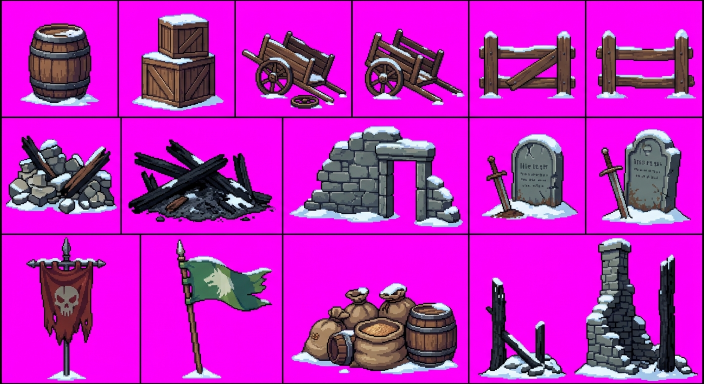
#> input picture tools/raw/props.jpeg, 1408 x 768 px (shown at 1/2 size)
$ python build-props.py
#> lines starting #> are read from the running program, lines starting #| are printed output that depends on the picture
"""Gera assets/sprites/props.png (16 props em celulas de 96x112, base no centro-baixo) a partir de tools/raw/props.jpeg.
Ordem: 0 barril, 1 caixotes, 2-3 carroca, 4-5 cerca, 6 entulho, 7 vigas queimadas, 8 muro com arco, 9-10 lapide, 11 estandarte, 12 bandeira, 13 sacos, 14 postes queimados, 15 chamine.
Uso: python tools/build-props.py"""
import os
import numpy as np
from PIL import Image

root = os.path.dirname(os.path.abspath(__file__))
src = Image.open(os.path.join(root, 'raw', 'props.jpeg')).convert('RGB')
#> src is the input picture: PIL image 1408x768 RGB; mean R, G, B 192.2, 31.7, 191.5
# (x0, y0, x1, y1, escala)
BOX = [
    (0, 0, 236, 235, 0.14), (238, 0, 470, 235, 0.14), (472, 0, 704, 235, 0.2), (706, 0, 938, 235, 0.2), (940, 0, 1172, 235, 0.2), (1174, 0, 1408, 235, 0.2),
    (0, 236, 242, 466, 0.2), (244, 236, 566, 466, 0.18), (568, 236, 936, 466, 0.22), (938, 236, 1172, 466, 0.17), (1174, 236, 1408, 466, 0.17),
    (0, 468, 280, 768, 0.22), (282, 468, 566, 768, 0.2), (568, 468, 936, 768, 0.18), (940, 468, 1146, 768, 0.2), (1148, 468, 1408, 768, 0.22)]
OUT_W, OUT_H = 96, 112

def key(img):
    a = np.asarray(img).astype(np.float32)
    r, g, b = a[..., 0], a[..., 1], a[..., 2]
    m = np.minimum(r, b) - g
    alpha = 1 - np.clip((m - 40) / 40, 0, 1)
    spill = np.clip(m, 0, None) * (1 - alpha)
    a[..., 0] = np.clip(r - spill, 0, 255); a[..., 2] = np.clip(b - spill, 0, 255)
    return Image.fromarray(np.dstack([a, alpha * 255]).astype(np.uint8), 'RGBA')

sheet = Image.new('RGBA', (OUT_W * len(BOX), OUT_H), (0, 0, 0, 0))
#> sheet: PIL image 1536x112 RGBA; every value is 0
for i, (x0, y0, x1, y1, s) in enumerate(BOX):
    c = key(src.crop((x0 + 6, y0 + 6, x1 - 6, y1 - 6)))      # tira as linhas divisorias
    A = c.getchannel('A'); bb = A.point(lambda v: 255 if v > 40 else 0).getbbox(); rows = (np.asarray(A) > 200).sum(axis=1); base = int(np.where(rows >= 0.45 * rows.max())[0].max()) + 1   # última linha com massa sólida (ignora pixels soltos)
    c = c.crop((bb[0], bb[1], bb[2], min(bb[3], base)))
    c = c.resize((max(1, round(c.width * s)), max(1, round(c.height * s))), Image.LANCZOS)
    assert c.width <= OUT_W and c.height <= OUT_H, (i, c.size)
    sheet.paste(c, (i * OUT_W + (OUT_W - c.width) // 2, OUT_H - c.height), c)
#> this loop made 16 passes
#> (bb, base) on passes 1 to 12: ((36, 41, 191, 206), 204), ((21, 22, 202, 215), 209), ((6, 57, 215, 211), 191), ((18, 52, 216, 204), 192), ((13, 56, 205, 191), 190), ((12, 52, 209, 191), 190), ((6, 30, 227, 186), 180), ((7, 38, 296, 202), 192), ((6, 11, 351, 212), 202), ((21, 26, 210, 197), 194), ((19, 17, 201, 208), 204), ((47, 2, 206, 287), 284)
#> pass 1, in key, `a = np.asarray(img).astype(np.float32)`:
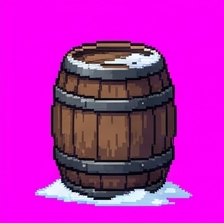
#> a: shape (223, 224, 3) float32; mean R, G, B 191.2, 30.6, 186.8
#> pass 1, in key, `r, g, b = a[..., 0], a[..., 1], a[..., 2]`:
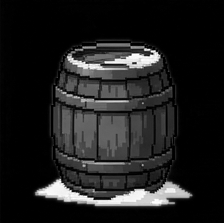
#> g: shape (223, 224) float32; min 0, max 255, mean 30.6
#> pass 1, in key, `r, g, b = a[..., 0], a[..., 1], a[..., 2]`:
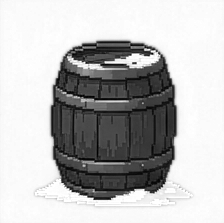
#> b: shape (223, 224) float32; min 0, max 255, mean 186.8
#> after the loop:
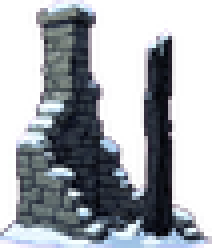
#> c: PIL image 53x62 RGBA (shown 4 times larger); mean R, G, B, A 49.2, 52.2, 60, 130.9; transparent parts drawn white
#> after the loop:
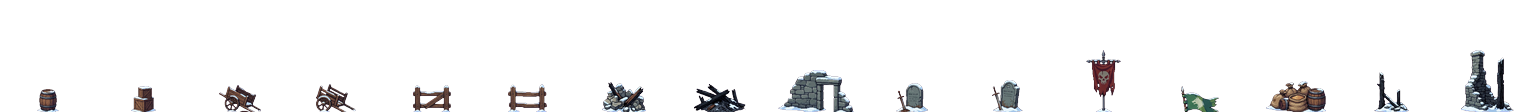
#> sheet: PIL image 1536x112 RGBA; mean R, G, B, A 6.9, 6.7, 7, 18.1; transparent parts drawn white
out = os.path.join(root, '..', 'inverno-sombrio', 'assets', 'sprites', 'props.png')
sheet.save(out); print('ok', sheet.size)
#| ok (1536, 112)
prev = Image.new('RGBA', sheet.size, (60, 90, 140, 255)); prev.alpha_composite(sheet)
#> after `prev.alpha_composite(sheet)`:
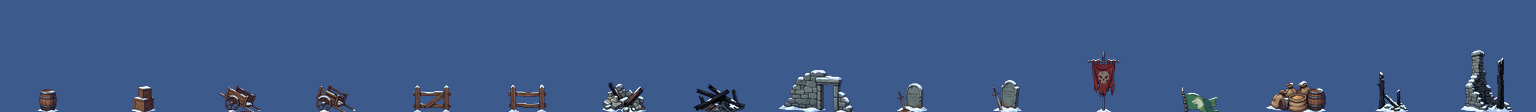
#> prev: PIL image 1536x112 RGBA; mean R, G, B, A 62.3, 89.9, 136.7, 255
prev.crop((0, 0, 768, 112)).resize((1536, 224), Image.NEAREST).save(os.path.join(root, 'raw', 'props_preview1.png'))
prev.crop((768, 0, 1536, 112)).resize((1536, 224), Image.NEAREST).save(os.path.join(root, 'raw', 'props_preview2.png'))
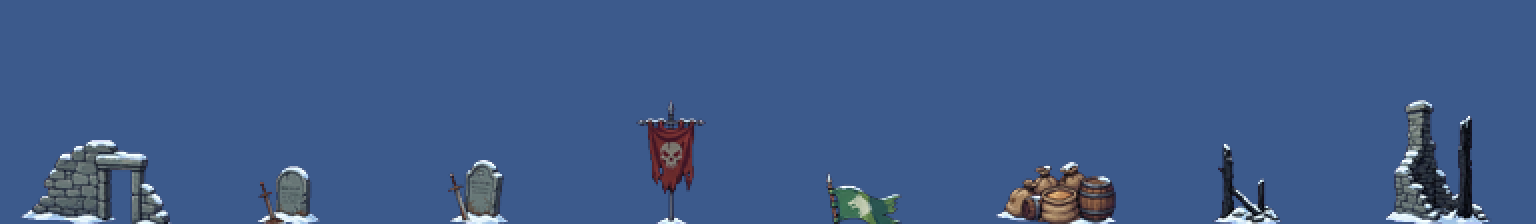
#> saved as props_preview2.png: PIL image 1536x224 RGBA; mean R, G, B, A 63.2, 90.7, 136.7, 255
